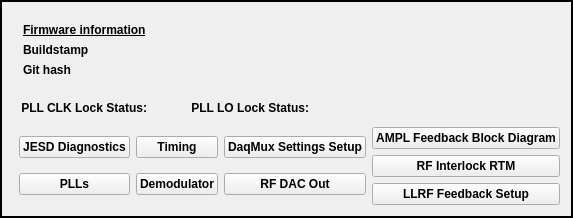
        <widget class="QFrame" name="frame_3">
         <property name="frameShape">
          <enum>QFrame::WinPanel</enum>
         </property>
         <property name="frameShadow">
          <enum>QFrame::Plain</enum>
         </property>
         <property name="lineWidth">
          <number>9</number>
         </property>
         <layout class="QGridLayout" name="gridLayout_8">
          <item row="1" column="0">
           <widget class="PyDMEmbeddedDisplay" name="PyDMEmbeddedDisplay">
            <property name="toolTip">
             <string/>
            </property>
            <property name="filename" stdset="0">
             <string>firmware_version.ui</string>
            </property>
           </widget>
          </item>
          <item row="1" column="1">
           <layout class="QGridLayout" name="gridLayout">
            <item row="0" column="0">
             <layout class="QHBoxLayout" name="horizontalLayout_5">
              <property name="spacing">
               <number>10</number>
              </property>
              <property name="leftMargin">
               <number>2</number>
              </property>
              <property name="topMargin">
               <number>2</number>
              </property>
              <property name="rightMargin">
               <number>2</number>
              </property>
              <item>
               <layout class="QHBoxLayout" name="horizontalLayout_9">
                <item>
                 <widget class="QLabel" name="label_6">
                  <property name="font">
                   <font>
                    <weight>75</weight>
                    <bold>true</bold>
                    <underline>false</underline>
                   </font>
                  </property>
                  <property name="text">
                   <string>PLL CLK Lock Status:</string>
                  </property>
                  <property name="alignment">
                   <set>Qt::AlignRight|Qt::AlignTrailing|Qt::AlignVCenter</set>
                  </property>
                 </widget>
                </item>
                <item>
                 <widget class="PyDMByteIndicator" name="PyDMByteIndicator_2">
                  <property name="sizePolicy">
                   <sizepolicy hsizetype="Preferred" vsizetype="Preferred">
                    <horstretch>0</horstretch>
                    <verstretch>0</verstretch>
                   </sizepolicy>
                  </property>
                  <property name="minimumSize">
                   <size>
                    <width>22</width>
                    <height>22</height>
                   </size>
                  </property>
                  <property name="maximumSize">
                   <size>
                    <width>22</width>
                    <height>24</height>
                   </size>
                  </property>
                  <property name="toolTip">
                   <string/>
                  </property>
                  <property name="channel" stdset="0">
                   <string>ca://${DEV}:CLOCK_LOCKSTATUS</string>
                  </property>
                  <property name="offColor" stdset="0">
                   <color>
                    <red>255</red>
                    <green>0</green>
                    <blue>0</blue>
                   </color>
                  </property>
                  <property name="orientation" stdset="0">
                   <enum>Qt::Vertical</enum>
                  </property>
                  <property name="showLabels" stdset="0">
                   <bool>false</bool>
                  </property>
                  <property name="circles" stdset="0">
                   <bool>true</bool>
                  </property>
                  <property name="labelPosition" stdset="0">
                   <enum>QTabWidget::West</enum>
                  </property>
                  <property name="labels" stdset="0">
                   <stringlist>
                    <string></string>
                   </stringlist>
                  </property>
                 </widget>
                </item>
               </layout>
              </item>
              <item>
               <layout class="QHBoxLayout" name="horizontalLayout_4" stretch="0,0,0">
                <property name="spacing">
                 <number>10</number>
                </property>
                <property name="leftMargin">
                 <number>2</number>
                </property>
                <property name="topMargin">
                 <number>2</number>
                </property>
                <property name="rightMargin">
                 <number>2</number>
                </property>
                <property name="bottomMargin">
                 <number>2</number>
                </property>
                <item>
                 <widget class="QLabel" name="label_5">
                  <property name="sizePolicy">
                   <sizepolicy hsizetype="Preferred" vsizetype="Preferred">
                    <horstretch>0</horstretch>
                    <verstretch>0</verstretch>
                   </sizepolicy>
                  </property>
                  <property name="font">
                   <font>
                    <weight>75</weight>
                    <bold>true</bold>
                   </font>
                  </property>
                  <property name="text">
                   <string>PLL LO Lock Status:</string>
                  </property>
                  <property name="alignment">
                   <set>Qt::AlignRight|Qt::AlignTrailing|Qt::AlignVCenter</set>
                  </property>
                 </widget>
                </item>
                <item>
                 <widget class="PyDMByteIndicator" name="PyDMByteIndicator">
                  <property name="sizePolicy">
                   <sizepolicy hsizetype="Fixed" vsizetype="Fixed">
                    <horstretch>0</horstretch>
                    <verstretch>0</verstretch>
                   </sizepolicy>
                  </property>
                  <property name="minimumSize">
                   <size>
                    <width>22</width>
                    <height>22</height>
                   </size>
                  </property>
                  <property name="maximumSize">
                   <size>
                    <width>22</width>
                    <height>22</height>
                   </size>
                  </property>
                  <property name="font">
                   <font>
                    <pointsize>9</pointsize>
                    <weight>50</weight>
                    <bold>false</bold>
                   </font>
                  </property>
                  <property name="toolTip">
                   <string/>
                  </property>
                  <property name="styleSheet">
                   <string notr="true"/>
                  </property>
                  <property name="channel" stdset="0">
                   <string>ca://${DEV}:LO_LOCKSTATUS</string>
                  </property>
                  <property name="offColor" stdset="0">
                   <color>
                    <red>255</red>
                    <green>0</green>
                    <blue>0</blue>
                   </color>
                  </property>
                  <property name="showLabels" stdset="0">
                   <bool>false</bool>
                  </property>
                  <property name="circles" stdset="0">
                   <bool>true</bool>
                  </property>
                  <property name="labelPosition" stdset="0">
                   <enum>QTabWidget::West</enum>
                  </property>
                  <property name="labels" stdset="0">
                   <stringlist>
                    <string></string>
                   </stringlist>
                  </property>
                 </widget>
                </item>
                <item>
                 <spacer name="horizontalSpacer_9">
                  <property name="orientation">
                   <enum>Qt::Horizontal</enum>
                  </property>
                  <property name="sizeHint" stdset="0">
                   <size>
                    <width>40</width>
                    <height>20</height>
                   </size>
                  </property>
                 </spacer>
                </item>
               </layout>
              </item>
             </layout>
            </item>
            <item row="1" column="0">
             <layout class="QHBoxLayout" name="horizontalLayout_8">
              <item>
               <layout class="QVBoxLayout" name="verticalLayout_11">
                <property name="topMargin">
                 <number>0</number>
                </property>
                <item>
                 <widget class="PyDMRelatedDisplayButton" name="PyDMRelatedDisplayButton_3">
                  <property name="font">
                   <font>
                    <weight>75</weight>
                    <bold>true</bold>
                   </font>
                  </property>
                  <property name="toolTip">
                   <string/>
                  </property>
                  <property name="text">
                   <string>JESD Diagnostics</string>
                  </property>
                  <property name="filenames" stdset="0">
                   <stringlist>
                    <string>jesd.ui</string>
                   </stringlist>
                  </property>
                  <property name="openInNewWindow" stdset="0">
                   <bool>true</bool>
                  </property>
                 </widget>
                </item>
                <item>
                 <widget class="PyDMRelatedDisplayButton" name="PyDMRelatedDisplayButton_9">
                  <property name="font">
                   <font>
                    <weight>75</weight>
                    <bold>true</bold>
                   </font>
                  </property>
                  <property name="toolTip">
                   <string/>
                  </property>
                  <property name="text">
                   <string>PLLs</string>
                  </property>
                  <property name="filenames" stdset="0">
                   <stringlist>
                    <string>pll.ui</string>
                   </stringlist>
                  </property>
                  <property name="openInNewWindow" stdset="0">
                   <bool>true</bool>
                  </property>
                 </widget>
                </item>
               </layout>
              </item>
              <item>
               <layout class="QVBoxLayout" name="verticalLayout_10">
                <property name="topMargin">
                 <number>0</number>
                </property>
                <item>
                 <widget class="PyDMRelatedDisplayButton" name="PyDMRelatedDisplayButton_2">
                  <property name="font">
                   <font>
                    <weight>75</weight>
                    <bold>true</bold>
                   </font>
                  </property>
                  <property name="toolTip">
                   <string/>
                  </property>
                  <property name="text">
                   <string>Timing</string>
                  </property>
                  <property name="filenames" stdset="0">
                   <stringlist>
                    <string>time.ui</string>
                   </stringlist>
                  </property>
                  <property name="openInNewWindow" stdset="0">
                   <bool>true</bool>
                  </property>
                 </widget>
                </item>
                <item>
                 <widget class="PyDMRelatedDisplayButton" name="PyDMRelatedDisplayButton_8">
                  <property name="font">
                   <font>
                    <weight>75</weight>
                    <bold>true</bold>
                   </font>
                  </property>
                  <property name="toolTip">
                   <string/>
                  </property>
                  <property name="text">
                   <string>Demodulator</string>
                  </property>
                  <property name="filenames" stdset="0">
                   <stringlist>
                    <string>demodulator.ui</string>
                   </stringlist>
                  </property>
                  <property name="openInNewWindow" stdset="0">
                   <bool>true</bool>
                  </property>
                 </widget>
                </item>
               </layout>
              </item>
              <item>
               <layout class="QVBoxLayout" name="verticalLayout_9">
                <property name="topMargin">
                 <number>0</number>
                </property>
                <item>
                 <widget class="PyDMRelatedDisplayButton" name="PyDMRelatedDisplayButton">
                  <property name="font">
                   <font>
                    <weight>75</weight>
                    <bold>true</bold>
                   </font>
                  </property>
                  <property name="toolTip">
                   <string/>
                  </property>
                  <property name="text">
                   <string>DaqMux Settings Setup</string>
                  </property>
                  <property name="filenames" stdset="0">
                   <stringlist>
                    <string>converters_settings.ui</string>
                   </stringlist>
                  </property>
                  <property name="openInNewWindow" stdset="0">
                   <bool>true</bool>
                  </property>
                 </widget>
                </item>
                <item>
                 <widget class="PyDMRelatedDisplayButton" name="PyDMRelatedDisplayButton_7">
                  <property name="font">
                   <font>
                    <weight>75</weight>
                    <bold>true</bold>
                   </font>
                  </property>
                  <property name="toolTip">
                   <string/>
                  </property>
                  <property name="text">
                   <string>RF DAC Out</string>
                  </property>
                  <property name="filenames" stdset="0">
                   <stringlist>
                    <string>rf_dac_out.ui</string>
                   </stringlist>
                  </property>
                  <property name="openInNewWindow" stdset="0">
                   <bool>true</bool>
                  </property>
                 </widget>
                </item>
               </layout>
              </item>
              <item>
               <layout class="QVBoxLayout" name="verticalLayout_12">
                <property name="topMargin">
                 <number>0</number>
                </property>
                <item>
                 <widget class="PyDMRelatedDisplayButton" name="PyDMRelatedDisplayButton_11">
                  <property name="font">
                   <font>
                    <weight>75</weight>
                    <bold>true</bold>
                   </font>
                  </property>
                  <property name="toolTip">
                   <string/>
                  </property>
                  <property name="text">
                   <string>AMPL Feedback Block Diagram</string>
                  </property>
                  <property name="filenames" stdset="0">
                   <stringlist>
                    <string>klys_llrf_ampfdbk.ui</string>
                   </stringlist>
                  </property>
                  <property name="macros" stdset="0">
                   <stringlist>
                    <string>PREFIX=KLYS:LI10:41</string>
                   </stringlist>
                  </property>
                  <property name="openInNewWindow" stdset="0">
                   <bool>true</bool>
                  </property>
                 </widget>
                </item>
                <item>
                 <widget class="PyDMRelatedDisplayButton" name="PyDMRelatedDisplayButton_4">
                  <property name="font">
                   <font>
                    <weight>75</weight>
                    <bold>true</bold>
                   </font>
                  </property>
                  <property name="toolTip">
                   <string/>
                  </property>
                  <property name="text">
                   <string>RF Interlock RTM</string>
                  </property>
                  <property name="filenames" stdset="0">
                   <stringlist>
                    <string>rtm.ui</string>
                   </stringlist>
                  </property>
                  <property name="openInNewWindow" stdset="0">
                   <bool>true</bool>
                  </property>
                 </widget>
                </item>
                <item>
                 <widget class="PyDMRelatedDisplayButton" name="PyDMRelatedDisplayButton_10">
                  <property name="font">
                   <font>
                    <weight>75</weight>
                    <bold>true</bold>
                   </font>
                  </property>
                  <property name="toolTip">
                   <string/>
                  </property>
                  <property name="text">
                   <string>LLRF Feedback Setup</string>
                  </property>
                  <property name="filenames" stdset="0">
                   <stringlist>
                    <string>llrf_hls.ui</string>
                   </stringlist>
                  </property>
                  <property name="openInNewWindow" stdset="0">
                   <bool>true</bool>
                  </property>
                 </widget>
                </item>
               </layout>
              </item>
             </layout>
            </item>
           </layout>
          </item>
          <item row="0" column="0" colspan="2">
           <layout class="QGridLayout" name="gridLayout_9">
            <property name="leftMargin">
             <number>10</number>
            </property>
            <property name="topMargin">
             <number>10</number>
            </property>
            <property name="rightMargin">
             <number>10</number>
            </property>
            <property name="bottomMargin">
             <number>10</number>
            </property>
            <item row="2" column="0">
             <widget class="QLabel" name="label_8">
              <property name="sizePolicy">
               <sizepolicy hsizetype="Maximum" vsizetype="Preferred">
                <horstretch>0</horstretch>
                <verstretch>0</verstretch>
               </sizepolicy>
              </property>
              <property name="font">
               <font>
                <weight>75</weight>
                <bold>true</bold>
               </font>
              </property>
              <property name="text">
               <string>Git hash</string>
              </property>
             </widget>
            </item>
            <item row="1" column="0">
             <widget class="QLabel" name="label_7">
              <property name="sizePolicy">
               <sizepolicy hsizetype="Maximum" vsizetype="Preferred">
                <horstretch>0</horstretch>
                <verstretch>0</verstretch>
               </sizepolicy>
              </property>
              <property name="font">
               <font>
                <weight>75</weight>
                <bold>true</bold>
               </font>
              </property>
              <property name="text">
               <string>Buildstamp</string>
              </property>
             </widget>
            </item>
            <item row="1" column="1">
             <widget class="PyDMLabel" name="PyDMLabel">
              <property name="font">
               <font>
                <italic>true</italic>
               </font>
              </property>
              <property name="toolTip">
               <string/>
              </property>
              <property name="scaledContents">
               <bool>true</bool>
              </property>
              <property name="alarmSensitiveContent" stdset="0">
               <bool>true</bool>
              </property>
              <property name="channel" stdset="0">
               <string>ca://${DEV}:AMC_BUILDSTAMP</string>
              </property>
              <property name="displayFormat" stdset="0">
               <enum>PyDMLabel::String</enum>
              </property>
             </widget>
            </item>
            <item row="2" column="1">
             <widget class="PyDMLabel" name="PyDMLabel_2">
              <property name="font">
               <font>
                <italic>true</italic>
               </font>
              </property>
              <property name="toolTip">
               <string/>
              </property>
              <property name="scaledContents">
               <bool>true</bool>
              </property>
              <property name="alarmSensitiveContent" stdset="0">
               <bool>true</bool>
              </property>
              <property name="channel" stdset="0">
               <string>ca://${DEV}:AMC_GITHASH</string>
              </property>
              <property name="displayFormat" stdset="0">
               <enum>PyDMLabel::String</enum>
              </property>
             </widget>
            </item>
            <item row="0" column="0" colspan="2">
             <widget class="QLabel" name="label_9">
              <property name="font">
               <font>
                <weight>75</weight>
                <bold>true</bold>
                <underline>true</underline>
               </font>
              </property>
              <property name="text">
               <string>Firmware information</string>
              </property>
             </widget>
            </item>
           </layout>
          </item>
         </layout>
        </widget>
